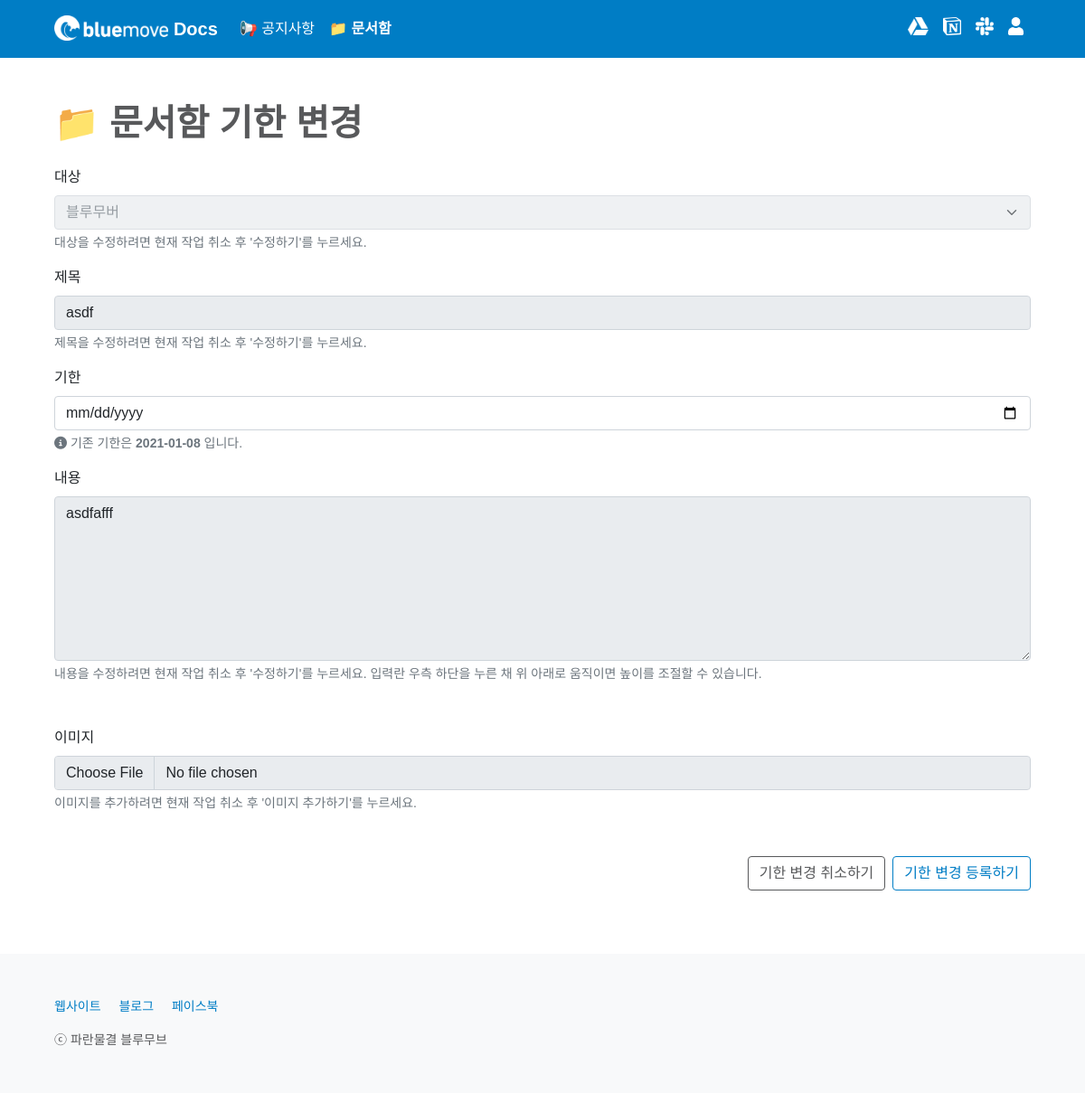
The app's page /box/11/updatedeadline/ (signed in), older data.
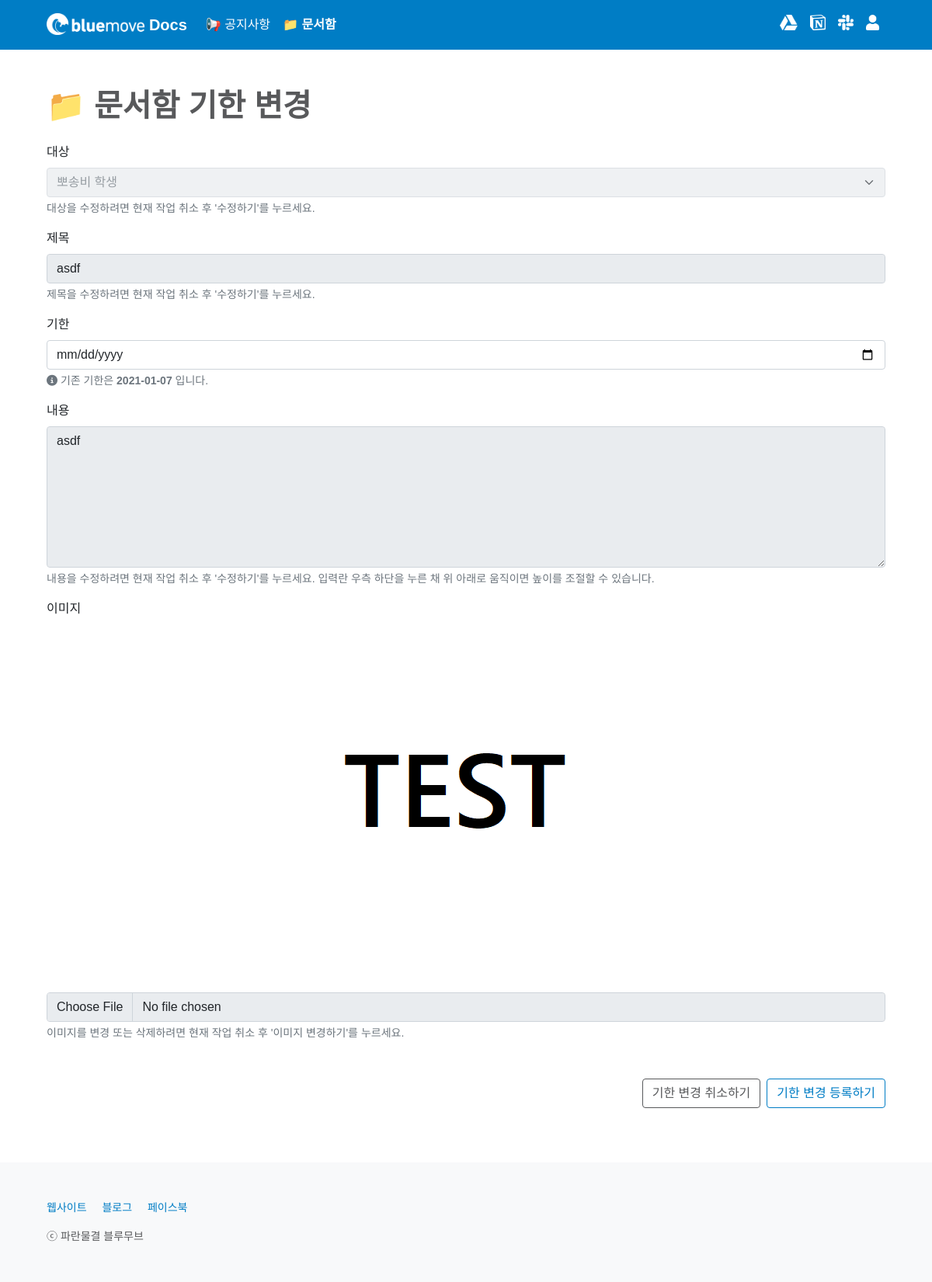
The same page, newer data.
### box/models.py (models this page shows, shortened)
class Box(models.Model):
    CATEGORY_CHOICES = {
        ('bluemover', '블루무버'),
        ('applicant', '블루무버 희망자'),
        ('posongvi', '뽀송비 학생')
    }
    title = models.CharField(max_length = 50)
    writer = models.ForeignKey(User, on_delete=models.CASCADE)
    category = models.CharField(max_length = 50, choices = CATEGORY_CHOICES)
    content = models.TextField()
    content_update_flag = models.BooleanField(default = False)
    image = models.ImageField(upload_to='images/')
    deadline = models.DateField()
    deadline_update_flag = models.BooleanField(default = False)
    created_at = models.DateField(auto_now_add = True)
    updated_at = models.DateField(auto_now = True)
    box_favorite_user_set = models.ManyToManyField(User, blank=True, related_name="box_favorite_user_set", through="Favorite")

### box/views.py (the view, shortened to what this page needs)
# urls.py: path('<int:id>/updatedeadline/', updatedeadline, name='updatedeadline'),
@permission_required('auth.add_permission', raise_exception=True)
def updatedeadline(request, id):
    box = get_object_or_404(Box, pk=id)
    return render(request, 'box/updatedeadline.html', {'box': box})

### box/templates/box/updatedeadline.html (shortened to what this page needs)
{% extends 'base.html' %}
{% block content %}
{% include 'shared/_navbar4box.html' %}
<main class="px-2 px-md-5">
    <div class="container-md mt-5 table-responsive">
        <h1 class="mb-4" style="font-weight: 600; color: #58595B;">📁 문서함 기한 변경</h1>
        <form action="{% url 'box:updatedeadline' box.id %}" method="POST" enctype="multipart/form-data" class="needs-validation" novalidate>
            <div class="form-group mb-3">
                <label for="category" class="form-label">대상</label>
                <select class="form-select" name="category" id="category" placeholder="대상을 선택하세요." aria-describedby="categoryHelp" disabled>
                    <option value="{{ box.category }}" selected hidden>
                        {% if box.category == 'bluemover' %}
                        블루무버
                        {% endif %}
                        {% if box.category == 'posongvi' %}
                        뽀송비 학생
                        {% endif %}
                    </option>
                </select>
                <div id="categoryHelp" class="form-text">대상을 수정하려면 현재 작업 취소 후 '수정하기'를 누르세요.</div>
            </div>
            <div class="form-group mb-3">
                <label for="title" class="form-label">제목</label>
                <input type="text" class="form-control" name="title" id="title" placeholder="제목을 입력하세요." aria-describedby="titleHelp" value="{{ box.title }}" disabled>
                <div id="titleHelp" class="form-text">제목을 수정하려면 현재 작업 취소 후 '수정하기'를 누르세요.</div>
            </div>
            <div class="form-group mb-3">
                <label for="deadline" class="form-label">기한</label>
                <input type="date" class="form-control" name="deadline" id="deadline" max="2022-01-31" aria-describedby="deadlineHelp" required>
                <div id="deadlineHelp" class="form-text">
                    <i class="fas fa-info-circle"></i> 기존 기한은 <span style="font-weight: 600;">{{ box.deadline|date:'Y-m-d' }}</span> 입니다.
                </div>
            </div>
            {% if box.image %}
            <div class="form-group mb-3">
            {% else %}
            <div class="form-group mb-5">
            {% endif %}
                <label for="content" class="form-label">내용</label>
                <textarea class="form-control" name="content" id="content" placeholder="내용을 입력하세요." rows="7" aria-describedby="contentHelp" disabled>{{ box.content }}</textarea>
                <div id="contentHelp" class="form-text">내용을 수정하려면 현재 작업 취소 후 '수정하기'를 누르세요. 입력란 우측 하단을 누른 채 위 아래로 움직이면 높이를 조절할 수 있습니다.</div>
            </div>
            <div class="form-group mb-5">
                <label for="image" class="form-label">이미지</label>
                {% if box.image %}
                <div class="mb-4 d-flex justify-content-center">
                    <img src="{{ box.image.url }}" class="img-fluid text-center" alt="이미지를 불러올 수 없습니다.">
                </div>
                {% endif %}
                <input type="file" class="form-control" name="image" id="image" aria-describedby="imageHelp" accept="image/*" disabled>
                <div id="imageHelp" class="form-text">
                    {% if box.image %}
                    이미지를 변경 또는 삭제하려면 현재 작업 취소 후 '이미지 변경하기'를 누르세요.
                    {% else %}
                    이미지를 추가하려면 현재 작업 취소 후 '이미지 추가하기'를 누르세요.
                    {% endif %}
                </div>
            </div>
            <div class="d-grid gap-2 d-sm-flex justify-content-sm-end">
                <a type="button" class="btn btn-outline-secondary" data-bs-toggle="modal" data-bs-target="#cancelModal">기한 변경 취소하기</a>
                <input type="submit" value="기한 변경 등록하기" class="btn btn-outline-primary">
            </div>
        </form>
    </div>
</main>
{% endblock %}

Row changes from the older to the newer data that the page shows:
changed Box "asdf": category "블루무버" → "뽀송비 학생"; deadline "2021-01-08" → "2021-01-07"; image empty → "images/제목_없음_knthl55.png" (drawn); content "asdfafff" → "asdf"; image: picture added
Text that changed along with them:
text no longer shown: "이미지를 추가하려면 현재 작업 취소 후 '이미지 추가하기'를 누르세요."
text now shown: "이미지를 변경 또는 삭제하려면 현재 작업 취소 후 '이미지 변경하기'를 누르세요."
